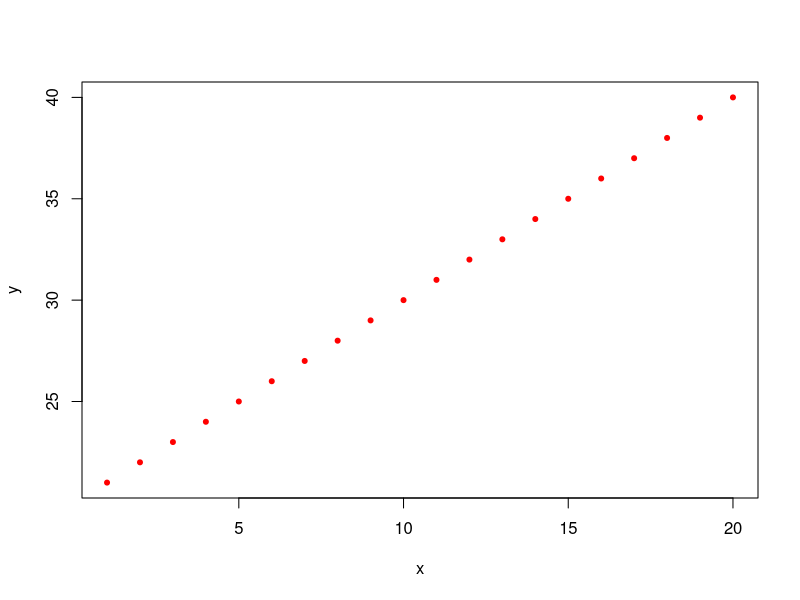
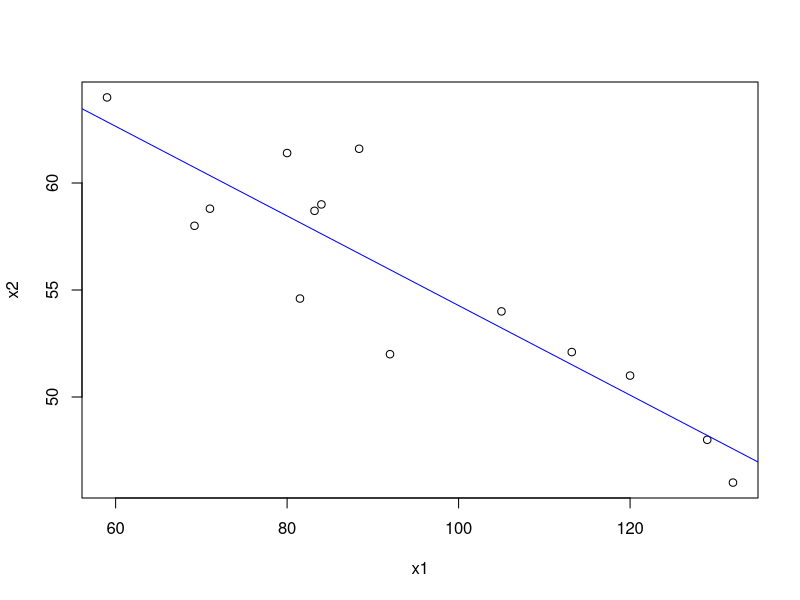

The R script that drew these images, in order:
#23-03-2023
x=c(1:20)
y=c(21:40)
plot(x,y,col='red',pch=20)


#to find b1,b0

#x1=c(1:6)
#x2=c(6,7,9,8,4,5)
x1=c(132,129,120,113.2,105,92,84,83.2,88.4,59,80,81.5,71,69.2)
x2=c(46,48,51,52.1,54,52,59,58.7,61.6,64,61.4,54.6,58.8,58)
xb=mean(x1)
yb=mean(x2)
sxx=sum((x1-xb)**2)
syy=sum((x2-yb)**2)
sxy=sum((x1-xb)*(x2-yb))
b1=sxy/sxx
b0=yb-(b1*xb)
r=sxy/(sqrt(sxx)*sqrt(syy))
r
b1
b0
plot(x1,x2)
abline(b0,b1,col='blue')
#po=lm(x1~x2) po summary(po) abline(po,col='red')


#cor-relation
y1=c(2.4,3.4,4.6,3.7,2.2,3.3,4,2.1)
y2=c(1.33,2.12,1.80,1.65,2,1.76,2.11,1.63)
x1b=mean(y1)
y1b=mean(y2)
sx1x1=sum((y1-x1b)**2)
sy1y1=sum((y2-y1b)**2)
sx1y1=sum((y1-x1b)*(y2-y1b))
r=sx1y1/(sqrt(sx1x1)*sqrt(sy1y1))
r

